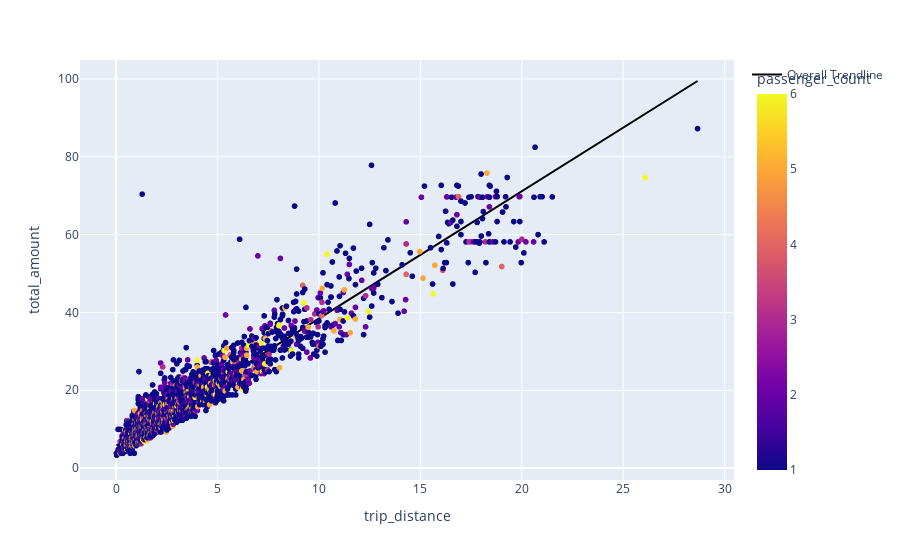

This figure's notebook cell:
### Code cell
df.sort_values('trip_distance',inplace= True, ascending= True)
df['passenger_count'].info()
# print(df['trip_distance'])
fig= px.scatter(df, x='trip_distance', y= 'total_amount', color= 'passenger_count', trendline= "ols",trendline_scope="overall", trendline_color_override="black")
fig.show()

### Figure 1 — Plotly figure (JSON) as saved in the notebook; plotly's stock layout.template omitted (floating-point values rounded to 4 significant figures; data arrays with more than 128 entries replaced by an {"elided": "..."} marker saying what was removed)
{"data": [{"hovertemplate": "trip_distance=%{x}<br>total_amount=%{y}<br>passenger_count=%{marker.color}<extra></extra>", "legendgroup": "", "marker": {"color": {"elided": "4862 int values"}, "coloraxis": "coloraxis", "symbol": "circle"}, "mode": "markers", "name": "", "showlegend": false, "type": "scattergl", "x": {"elided": "4862 float values"}, "xaxis": "x", "y": {"elided": "4862 float values"}, "yaxis": "y"}, {"hovertemplate": "<b>OLS trendline</b><br>total_amount = 3.27134 * trip_distance + 5.72259<br>R<sup>2</sup>=0.916659<br><br>trip_distance=%{x}<br>total_amount=%{y} <b>(trend)</b><extra></extra>", "legendgroup": "Overall Trendline", "line": {"color": "black"}, "mode": "lines", "name": "Overall Trendline", "showlegend": true, "type": "scatter", "x": {"elided": "4862 float values"}, "xaxis": "x", "y": {"elided": "4862 float values"}, "yaxis": "y"}], "layout": {"coloraxis": {"colorbar": {"title": {"text": "passenger_count"}}, "colorscale": [[0, "#0d0887"], [0.1111, "#46039f"], [0.2222, "#7201a8"], [0.3333, "#9c179e"], [0.4444, "#bd3786"], [0.5556, "#d8576b"], [0.6667, "#ed7953"], [0.7778, "#fb9f3a"], [0.8889, "#fdca26"], [1, "#f0f921"]]}, "legend": {"tracegroupgap": 0}, "margin": {"t": 60}, "xaxis": {"anchor": "y", "domain": [0, 1], "title": {"text": "trip_distance"}}, "yaxis": {"anchor": "x", "domain": [0, 1], "title": {"text": "total_amount"}}}}
